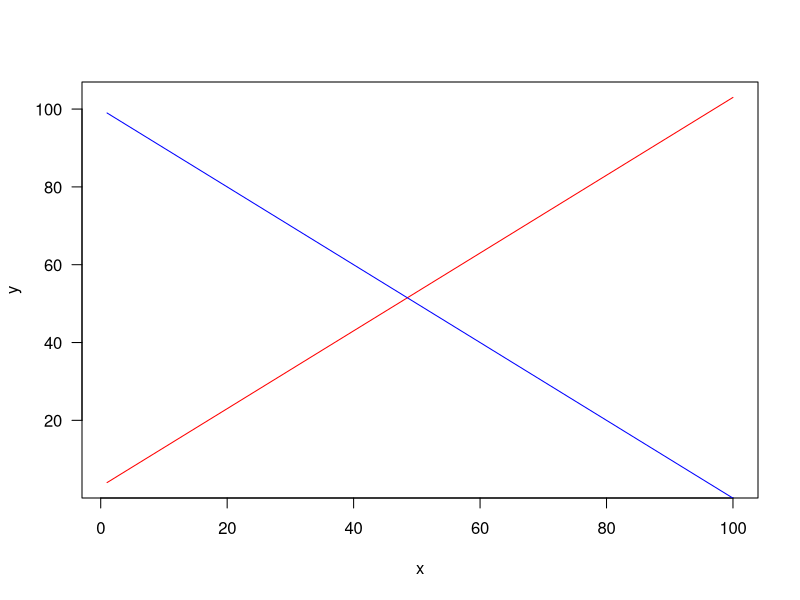

Here is the R script that generated this plot:
## ---- chunk 1
options(htmltools.dir.version = FALSE)
knitr::opts_chunk$set(echo=TRUE, message = FALSE, warning = FALSE, comment = "#>", fig.align = "center")
options(dplyr.print_min = 5, dplyr.print_max = 5)
## ---- chunk 2
knitr::include_graphics("https://arpanosso.github.io/estatinfo/slides/img/venn_01.png")
## ---- chunk 3
knitr::include_graphics("https://arpanosso.github.io/estatinfo/slides/img/venn_02.png")
## ---- chunk 4
knitr::include_graphics("https://arpanosso.github.io/estatinfo/slides/img/venn_03.png")
## ---- chunk 5
knitr::include_graphics("https://raw.githubusercontent.com/arpanosso/estatinfo/master/slides/img/venn_04.png")
## ---- chunk 6
x<-1:100
y<- x*1+3
z<- -x*1 + 100
plot(x,y,type="l",col="red",las=1)
points(x,z,type="l",col="blue")
## ---- chunk 7
knitr::include_graphics("https://raw.githubusercontent.com/arpanosso/estatinfo/master/slides/img/venn_05.png")
## ---- chunk 8
knitr::include_graphics("https://raw.githubusercontent.com/arpanosso/estatinfo/master/slides/img/venn_06.png")
## ---- chunk 9
knitr::include_graphics("https://raw.githubusercontent.com/arpanosso/estatinfo/master/slides/img/venn_07.png")
## ---- chunk 10
knitr::include_graphics("https://raw.githubusercontent.com/arpanosso/estatinfo/master/slides/img/venn_08.png")
## ---- chunk 11
knitr::include_graphics("https://raw.githubusercontent.com/arpanosso/estatinfo/master/slides/img/venn_08.png")
## ---- chunk 12
knitr::include_graphics("https://raw.githubusercontent.com/arpanosso/estatinfo/master/slides/img/venn_09.png")
## ---- chunk 13
knitr::include_graphics("https://raw.githubusercontent.com/arpanosso/estatinfo/master/slides/img/venn_10.png")
## ---- chunk 14
knitr::include_graphics("https://raw.githubusercontent.com/arpanosso/estatinfo/master/slides/img/venn_12.png")
## ---- chunk 15
knitr::include_graphics("https://raw.githubusercontent.com/arpanosso/estatinfo/master/slides/img/ex2_aula6.png")
## ---- chunk 16
knitr::include_graphics("https://raw.githubusercontent.com/arpanosso/estatinfo/master/slides/img/aula6_respostas.png")
